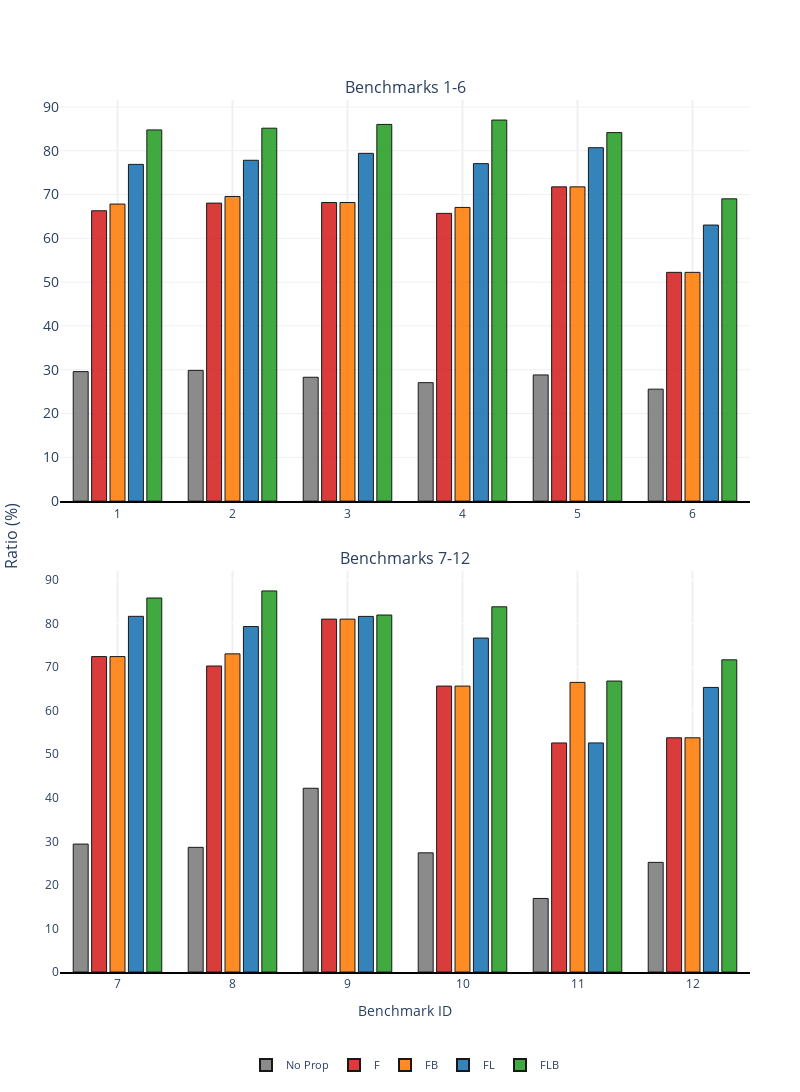
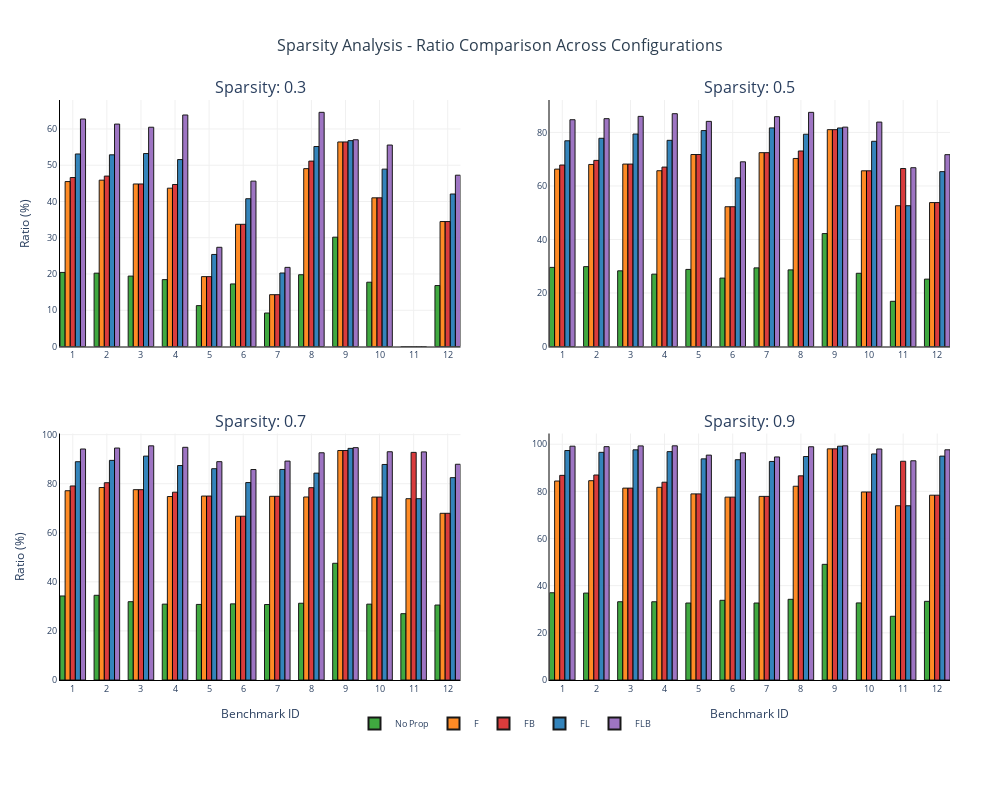

Notebook code for these charts, in order:
### Code cell
files = ["../analysis/einsum-data/12_30_10_prop.csv", 
         "../analysis/einsum-data/12_50_10_prop.csv", 
         "../analysis/einsum-data/12_70_10_prop.csv", 
         "../analysis/einsum-data/12_90_10_prop.csv"]

order_file = "../analysis/einsum-data/13.txt"

sparsity_data = {}
for i, (level, filepath) in enumerate(zip([0.3, 0.5, 0.7, 0.9], files)):    
    sparsity_data[level] = process_sparsity_file(filepath, level, order_file)

single_fig = create_plotly_bar_plot(sparsity_data[0.5], "0.5")
single_fig.show()
multi_fig = create_multi_sparsity_plot(sparsity_data)
multi_fig.show()

single_fig.write_image("sparsity_single.svg", height=800, width=600)
multi_fig.write_image("sparsity_multi.svg")

### Figure 1 — Plotly figure (JSON) as saved in the notebook; plotly's stock layout.template omitted (floating-point values rounded to 4 significant figures)
{"data": [{"customdata": ["lm_batch_likelihood_brackets_3_16d.txt", "lm_batch_likelihood_sentence_3_12d.txt", "str_nw_mera_open_26.txt", "lm_batch_likelihood_sentence_4_8d.txt", "str_nw_ftps_open_30.txt", "str_matrix_chain_multiplication_100.txt"], "hovertemplate": "Benchmark: %{customdata}<br>Config: No Prop<br>Ratio: %{y:.2f}%<br><extra></extra>", "marker": {"color": "#7f7f7f", "line": {"color": "black", "width": 1}}, "name": "No Prop", "opacity": 0.9, "showlegend": true, "type": "bar", "width": 0.13, "x": [0, 1, 2, 3, 4, 5, 6], "xaxis": "x", "y": [29.57, 29.85, 28.28, 27.05, 28.81, 25.56], "yaxis": "y"}, {"customdata": ["lm_batch_likelihood_brackets_3_16d.txt", "lm_batch_likelihood_sentence_3_12d.txt", "str_nw_mera_open_26.txt", "lm_batch_likelihood_sentence_4_8d.txt", "str_nw_ftps_open_30.txt", "str_matrix_chain_multiplication_100.txt"], "hovertemplate": "Benchmark: %{customdata}<br>Config: F<br>Ratio: %{y:.2f}%<br><extra></extra>", "marker": {"color": "#d62728", "line": {"color": "black", "width": 1}}, "name": "F", "opacity": 0.9, "showlegend": true, "type": "bar", "width": 0.13, "x": [0, 1, 2, 3, 4, 5, 6], "xaxis": "x", "y": [66.29, 68.04, 68.18, 65.69, 71.75, 52.23], "yaxis": "y"}, {"customdata": ["lm_batch_likelihood_brackets_3_16d.txt", "lm_batch_likelihood_sentence_3_12d.txt", "str_nw_mera_open_26.txt", "lm_batch_likelihood_sentence_4_8d.txt", "str_nw_ftps_open_30.txt", "str_matrix_chain_multiplication_100.txt"], "hovertemplate": "Benchmark: %{customdata}<br>Config: FB<br>Ratio: %{y:.2f}%<br><extra></extra>", "marker": {"color": "#ff7f0e", "line": {"color": "black", "width": 1}}, "name": "FB", "opacity": 0.9, "showlegend": true, "type": "bar", "width": 0.13, "x": [0, 1, 2, 3, 4, 5, 6], "xaxis": "x", "y": [67.82, 69.55, 68.18, 67.05, 71.75, 52.23], "yaxis": "y"}, {"customdata": ["lm_batch_likelihood_brackets_3_16d.txt", "lm_batch_likelihood_sentence_3_12d.txt", "str_nw_mera_open_26.txt", "lm_batch_likelihood_sentence_4_8d.txt", "str_nw_ftps_open_30.txt", "str_matrix_chain_multiplication_100.txt"], "hovertemplate": "Benchmark: %{customdata}<br>Config: FL<br>Ratio: %{y:.2f}%<br><extra></extra>", "marker": {"color": "#1f77b4", "line": {"color": "black", "width": 1}}, "name": "FL", "opacity": 0.9, "showlegend": true, "type": "bar", "width": 0.13, "x": [0, 1, 2, 3, 4, 5, 6], "xaxis": "x", "y": [76.88, 77.82, 79.4, 77.05, 80.69, 63.03], "yaxis": "y"}, {"customdata": ["lm_batch_likelihood_brackets_3_16d.txt", "lm_batch_likelihood_sentence_3_12d.txt", "str_nw_mera_open_26.txt", "lm_batch_likelihood_sentence_4_8d.txt", "str_nw_ftps_open_30.txt", "str_matrix_chain_multiplication_100.txt"], "hovertemplate": "Benchmark: %{customdata}<br>Config: FLB<br>Ratio: %{y:.2f}%<br><extra></extra>", "marker": {"color": "#2ca02c", "line": {"color": "black", "width": 1}}, "name": "FLB", "opacity": 0.9, "showlegend": true, "type": "bar", "width": 0.13, "x": [0, 1, 2, 3, 4, 5, 6], "xaxis": "x", "y": [84.75, 85.14, 86.01, 87.0, 84.13, 69.02], "yaxis": "y"}, {"customdata": ["str_nw_ftps_open_28.txt", "lm_batch_likelihood_sentence_4_4d.txt", "str_mps_varying_inner_product_200.txt", "str_nw_mera_closed_120.txt", "gm_queen5_5_3.wcsp.txt", "str_matrix_chain_multiplication_1000.txt"], "hovertemplate": "Benchmark: %{customdata}<br>Config: No Prop<br>Ratio: %{y:.2f}%<br><extra></extra>", "marker": {"color": "#7f7f7f", "line": {"color": "black", "width": 1}}, "name": "No Prop", "opacity": 0.9, "showlegend": false, "type": "bar", "width": 0.13, "x": [0, 1, 2, 3, 4, 5, 6], "xaxis": "x2", "y": [29.38, 28.63, 42.2, 27.37, 16.89, 25.18], "yaxis": "y2"}, {"customdata": ["str_nw_ftps_open_28.txt", "lm_batch_likelihood_sentence_4_4d.txt", "str_mps_varying_inner_product_200.txt", "str_nw_mera_closed_120.txt", "gm_queen5_5_3.wcsp.txt", "str_matrix_chain_multiplication_1000.txt"], "hovertemplate": "Benchmark: %{customdata}<br>Config: F<br>Ratio: %{y:.2f}%<br><extra></extra>", "marker": {"color": "#d62728", "line": {"color": "black", "width": 1}}, "name": "F", "opacity": 0.9, "showlegend": false, "type": "bar", "width": 0.13, "x": [0, 1, 2, 3, 4, 5, 6], "xaxis": "x2", "y": [72.44, 70.27, 81.04, 65.66, 52.6, 53.79], "yaxis": "y2"}, {"customdata": ["str_nw_ftps_open_28.txt", "lm_batch_likelihood_sentence_4_4d.txt", "str_mps_varying_inner_product_200.txt", "str_nw_mera_closed_120.txt", "gm_queen5_5_3.wcsp.txt", "str_matrix_chain_multiplication_1000.txt"], "hovertemplate": "Benchmark: %{customdata}<br>Config: FB<br>Ratio: %{y:.2f}%<br><extra></extra>", "marker": {"color": "#ff7f0e", "line": {"color": "black", "width": 1}}, "name": "FB", "opacity": 0.9, "showlegend": false, "type": "bar", "width": 0.13, "x": [0, 1, 2, 3, 4, 5, 6], "xaxis": "x2", "y": [72.44, 73.06, 81.04, 65.66, 66.51, 53.79], "yaxis": "y2"}, {"customdata": ["str_nw_ftps_open_28.txt", "lm_batch_likelihood_sentence_4_4d.txt", "str_mps_varying_inner_product_200.txt", "str_nw_mera_closed_120.txt", "gm_queen5_5_3.wcsp.txt", "str_matrix_chain_multiplication_1000.txt"], "hovertemplate": "Benchmark: %{customdata}<br>Config: FL<br>Ratio: %{y:.2f}%<br><extra></extra>", "marker": {"color": "#1f77b4", "line": {"color": "black", "width": 1}}, "name": "FL", "opacity": 0.9, "showlegend": false, "type": "bar", "width": 0.13, "x": [0, 1, 2, 3, 4, 5, 6], "xaxis": "x2", "y": [81.68, 79.33, 81.67, 76.69, 52.61, 65.35], "yaxis": "y2"}, {"customdata": ["str_nw_ftps_open_28.txt", "lm_batch_likelihood_sentence_4_4d.txt", "str_mps_varying_inner_product_200.txt", "str_nw_mera_closed_120.txt", "gm_queen5_5_3.wcsp.txt", "str_matrix_chain_multiplication_1000.txt"], "hovertemplate": "Benchmark: %{customdata}<br>Config: FLB<br>Ratio: %{y:.2f}%<br><extra></extra>", "marker": {"color": "#2ca02c", "line": {"color": "black", "width": 1}}, "name": "FLB", "opacity": 0.9, "showlegend": false, "type": "bar", "width": 0.13, "x": [0, 1, 2, 3, 4, 5, 6], "xaxis": "x2", "y": [85.89, 87.51, 81.98, 83.87, 66.82, 71.69], "yaxis": "y2"}], "layout": {"annotations": [{"font": {"size": 16}, "showarrow": false, "text": "Benchmarks 1-6", "x": 0.5, "xanchor": "center", "xref": "paper", "y": 1, "yanchor": "bottom", "yref": "paper"}, {"font": {"size": 16}, "showarrow": false, "text": "Benchmarks 7-12", "x": 0.5, "xanchor": "center", "xref": "paper", "y": 0.46, "yanchor": "bottom", "yref": "paper"}, {"font": {"size": 16}, "showarrow": false, "text": "Ratio (%)", "textangle": -90, "x": -0.09, "xref": "paper", "y": 0.5, "yref": "paper"}], "font": {"size": 12}, "height": 1200, "hovermode": "closest", "legend": {"font": {"size": 11}, "itemsizing": "constant", "orientation": "h", "x": 0.5, "xanchor": "center", "y": -0.09, "yanchor": "top"}, "margin": {"b": 120, "l": 60, "r": 50, "t": 100}, "paper_bgcolor": "white", "plot_bgcolor": "white", "width": 800, "xaxis": {"anchor": "y", "domain": [0, 1], "gridcolor": "#f0f0f0", "gridwidth": 2, "linecolor": "black", "linewidth": 2, "showgrid": true, "tickfont": {"size": 12}, "ticktext": ["1", "2", "3", "4", "5", "6"], "tickvals": [0, 1, 2, 3, 4, 5]}, "xaxis2": {"anchor": "y2", "domain": [0, 1], "gridcolor": "#f0f0f0", "gridwidth": 2, "linecolor": "black", "linewidth": 2, "showgrid": true, "tickfont": {"size": 12}, "ticktext": ["7", "8", "9", "10", "11", "12"], "tickvals": [0, 1, 2, 3, 4, 5], "title": {"text": "Benchmark ID"}}, "yaxis": {"anchor": "x", "domain": [0.54, 1], "gridcolor": "#f0f0f0", "gridwidth": 1, "linewidth": 0, "showgrid": true, "tickfont": {"size": 14}}, "yaxis2": {"anchor": "x2", "domain": [0, 0.46]}}}

### Figure 2 — Plotly figure (JSON) as saved in the notebook; plotly's stock layout.template omitted (floating-point values rounded to 4 significant figures)
{"data": [{"customdata": ["lm_batch_likelihood_brackets_3_16d.txt", "lm_batch_likelihood_sentence_3_12d.txt", "str_nw_mera_open_26.txt", "lm_batch_likelihood_sentence_4_8d.txt", "str_nw_ftps_open_30.txt", "str_matrix_chain_multiplication_100.txt", "str_nw_ftps_open_28.txt", "lm_batch_likelihood_sentence_4_4d.txt", "str_mps_varying_inner_product_200.txt", "str_nw_mera_closed_120.txt", "gm_queen5_5_3.wcsp.txt", "str_matrix_chain_multiplication_1000.txt"], "hovertemplate": "Benchmark: %{customdata}<br>Config: No Prop<br>Ratio: %{y:.2f}%<br><extra></extra>", "marker": {"color": "#2ca02c", "line": {"color": "black", "width": 1}}, "name": "No Prop", "opacity": 0.9, "showlegend": true, "type": "bar", "width": 0.15, "x": [-0.3, 0.7, 1.7, 2.7, 3.7, 4.7, 5.7, 6.7, 7.7, 8.7, 9.7, 10.7], "xaxis": "x", "y": [20.44, 20.23, 19.42, 18.45, 11.27, 17.25, 9.232, 19.8, 30.16, 17.73, 0, 16.81], "yaxis": "y"}, {"customdata": ["lm_batch_likelihood_brackets_3_16d.txt", "lm_batch_likelihood_sentence_3_12d.txt", "str_nw_mera_open_26.txt", "lm_batch_likelihood_sentence_4_8d.txt", "str_nw_ftps_open_30.txt", "str_matrix_chain_multiplication_100.txt", "str_nw_ftps_open_28.txt", "lm_batch_likelihood_sentence_4_4d.txt", "str_mps_varying_inner_product_200.txt", "str_nw_mera_closed_120.txt", "gm_queen5_5_3.wcsp.txt", "str_matrix_chain_multiplication_1000.txt"], "hovertemplate": "Benchmark: %{customdata}<br>Config: F<br>Ratio: %{y:.2f}%<br><extra></extra>", "marker": {"color": "#ff7f0e", "line": {"color": "black", "width": 1}}, "name": "F", "opacity": 0.9, "showlegend": true, "type": "bar", "width": 0.15, "x": [-0.15, 0.85, 1.85, 2.85, 3.85, 4.85, 5.85, 6.85, 7.85, 8.85, 9.85, 10.85], "xaxis": "x", "y": [45.49, 45.88, 44.83, 43.67, 19.27, 33.7, 14.29, 49.06, 56.42, 41.01, 0, 34.47], "yaxis": "y"}, {"customdata": ["lm_batch_likelihood_brackets_3_16d.txt", "lm_batch_likelihood_sentence_3_12d.txt", "str_nw_mera_open_26.txt", "lm_batch_likelihood_sentence_4_8d.txt", "str_nw_ftps_open_30.txt", "str_matrix_chain_multiplication_100.txt", "str_nw_ftps_open_28.txt", "lm_batch_likelihood_sentence_4_4d.txt", "str_mps_varying_inner_product_200.txt", "str_nw_mera_closed_120.txt", "gm_queen5_5_3.wcsp.txt", "str_matrix_chain_multiplication_1000.txt"], "hovertemplate": "Benchmark: %{customdata}<br>Config: FB<br>Ratio: %{y:.2f}%<br><extra></extra>", "marker": {"color": "#d62728", "line": {"color": "black", "width": 1}}, "name": "FB", "opacity": 0.9, "showlegend": true, "type": "bar", "width": 0.15, "x": [0, 1, 2, 3, 4, 5, 6, 7, 8, 9, 10, 11], "xaxis": "x", "y": [46.61, 47.01, 44.83, 44.68, 19.27, 33.7, 14.29, 51.14, 56.42, 41.01, 0, 34.47], "yaxis": "y"}, {"customdata": ["lm_batch_likelihood_brackets_3_16d.txt", "lm_batch_likelihood_sentence_3_12d.txt", "str_nw_mera_open_26.txt", "lm_batch_likelihood_sentence_4_8d.txt", "str_nw_ftps_open_30.txt", "str_matrix_chain_multiplication_100.txt", "str_nw_ftps_open_28.txt", "lm_batch_likelihood_sentence_4_4d.txt", "str_mps_varying_inner_product_200.txt", "str_nw_mera_closed_120.txt", "gm_queen5_5_3.wcsp.txt", "str_matrix_chain_multiplication_1000.txt"], "hovertemplate": "Benchmark: %{customdata}<br>Config: FL<br>Ratio: %{y:.2f}%<br><extra></extra>", "marker": {"color": "#1f77b4", "line": {"color": "black", "width": 1}}, "name": "FL", "opacity": 0.9, "showlegend": true, "type": "bar", "width": 0.15, "x": [0.15, 1.15, 2.15, 3.15, 4.15, 5.15, 6.15, 7.15, 8.15, 9.15, 10.15, 11.15], "xaxis": "x", "y": [53.1, 52.87, 53.22, 51.56, 25.39, 40.76, 20.27, 55.16, 56.78, 48.92, 0, 42.06], "yaxis": "y"}, {"customdata": ["lm_batch_likelihood_brackets_3_16d.txt", "lm_batch_likelihood_sentence_3_12d.txt", "str_nw_mera_open_26.txt", "lm_batch_likelihood_sentence_4_8d.txt", "str_nw_ftps_open_30.txt", "str_matrix_chain_multiplication_100.txt", "str_nw_ftps_open_28.txt", "lm_batch_likelihood_sentence_4_4d.txt", "str_mps_varying_inner_product_200.txt", "str_nw_mera_closed_120.txt", "gm_queen5_5_3.wcsp.txt", "str_matrix_chain_multiplication_1000.txt"], "hovertemplate": "Benchmark: %{customdata}<br>Config: FLB<br>Ratio: %{y:.2f}%<br><extra></extra>", "marker": {"color": "#9467bd", "line": {"color": "black", "width": 1}}, "name": "FLB", "opacity": 0.9, "showlegend": true, "type": "bar", "width": 0.15, "x": [0.3, 1.3, 2.3, 3.3, 4.3, 5.3, 6.3, 7.3, 8.3, 9.3, 10.3, 11.3], "xaxis": "x", "y": [62.74, 61.35, 60.48, 63.86, 27.36, 45.61, 21.83, 64.59, 57.02, 55.57, 0, 47.25], "yaxis": "y"}, {"customdata": ["lm_batch_likelihood_brackets_3_16d.txt", "lm_batch_likelihood_sentence_3_12d.txt", "str_nw_mera_open_26.txt", "lm_batch_likelihood_sentence_4_8d.txt", "str_nw_ftps_open_30.txt", "str_matrix_chain_multiplication_100.txt", "str_nw_ftps_open_28.txt", "lm_batch_likelihood_sentence_4_4d.txt", "str_mps_varying_inner_product_200.txt", "str_nw_mera_closed_120.txt", "gm_queen5_5_3.wcsp.txt", "str_matrix_chain_multiplication_1000.txt"], "hovertemplate": "Benchmark: %{customdata}<br>Config: No Prop<br>Ratio: %{y:.2f}%<br><extra></extra>", "marker": {"color": "#2ca02c", "line": {"color": "black", "width": 1}}, "name": "No Prop", "opacity": 0.9, "showlegend": false, "type": "bar", "width": 0.15, "x": [-0.3, 0.7, 1.7, 2.7, 3.7, 4.7, 5.7, 6.7, 7.7, 8.7, 9.7, 10.7], "xaxis": "x2", "y": [29.57, 29.85, 28.28, 27.05, 28.81, 25.56, 29.38, 28.63, 42.2, 27.37, 16.89, 25.18], "yaxis": "y2"}, {"customdata": ["lm_batch_likelihood_brackets_3_16d.txt", "lm_batch_likelihood_sentence_3_12d.txt", "str_nw_mera_open_26.txt", "lm_batch_likelihood_sentence_4_8d.txt", "str_nw_ftps_open_30.txt", "str_matrix_chain_multiplication_100.txt", "str_nw_ftps_open_28.txt", "lm_batch_likelihood_sentence_4_4d.txt", "str_mps_varying_inner_product_200.txt", "str_nw_mera_closed_120.txt", "gm_queen5_5_3.wcsp.txt", "str_matrix_chain_multiplication_1000.txt"], "hovertemplate": "Benchmark: %{customdata}<br>Config: F<br>Ratio: %{y:.2f}%<br><extra></extra>", "marker": {"color": "#ff7f0e", "line": {"color": "black", "width": 1}}, "name": "F", "opacity": 0.9, "showlegend": false, "type": "bar", "width": 0.15, "x": [-0.15, 0.85, 1.85, 2.85, 3.85, 4.85, 5.85, 6.85, 7.85, 8.85, 9.85, 10.85], "xaxis": "x2", "y": [66.29, 68.04, 68.18, 65.69, 71.75, 52.23, 72.44, 70.27, 81.04, 65.66, 52.6, 53.79], "yaxis": "y2"}, {"customdata": ["lm_batch_likelihood_brackets_3_16d.txt", "lm_batch_likelihood_sentence_3_12d.txt", "str_nw_mera_open_26.txt", "lm_batch_likelihood_sentence_4_8d.txt", "str_nw_ftps_open_30.txt", "str_matrix_chain_multiplication_100.txt", "str_nw_ftps_open_28.txt", "lm_batch_likelihood_sentence_4_4d.txt", "str_mps_varying_inner_product_200.txt", "str_nw_mera_closed_120.txt", "gm_queen5_5_3.wcsp.txt", "str_matrix_chain_multiplication_1000.txt"], "hovertemplate": "Benchmark: %{customdata}<br>Config: FB<br>Ratio: %{y:.2f}%<br><extra></extra>", "marker": {"color": "#d62728", "line": {"color": "black", "width": 1}}, "name": "FB", "opacity": 0.9, "showlegend": false, "type": "bar", "width": 0.15, "x": [0, 1, 2, 3, 4, 5, 6, 7, 8, 9, 10, 11], "xaxis": "x2", "y": [67.82, 69.55, 68.18, 67.05, 71.75, 52.23, 72.44, 73.06, 81.04, 65.66, 66.51, 53.79], "yaxis": "y2"}, {"customdata": ["lm_batch_likelihood_brackets_3_16d.txt", "lm_batch_likelihood_sentence_3_12d.txt", "str_nw_mera_open_26.txt", "lm_batch_likelihood_sentence_4_8d.txt", "str_nw_ftps_open_30.txt", "str_matrix_chain_multiplication_100.txt", "str_nw_ftps_open_28.txt", "lm_batch_likelihood_sentence_4_4d.txt", "str_mps_varying_inner_product_200.txt", "str_nw_mera_closed_120.txt", "gm_queen5_5_3.wcsp.txt", "str_matrix_chain_multiplication_1000.txt"], "hovertemplate": "Benchmark: %{customdata}<br>Config: FL<br>Ratio: %{y:.2f}%<br><extra></extra>", "marker": {"color": "#1f77b4", "line": {"color": "black", "width": 1}}, "name": "FL", "opacity": 0.9, "showlegend": false, "type": "bar", "width": 0.15, "x": [0.15, 1.15, 2.15, 3.15, 4.15, 5.15, 6.15, 7.15, 8.15, 9.15, 10.15, 11.15], "xaxis": "x2", "y": [76.88, 77.82, 79.4, 77.05, 80.69, 63.03, 81.68, 79.33, 81.67, 76.69, 52.61, 65.35], "yaxis": "y2"}, {"customdata": ["lm_batch_likelihood_brackets_3_16d.txt", "lm_batch_likelihood_sentence_3_12d.txt", "str_nw_mera_open_26.txt", "lm_batch_likelihood_sentence_4_8d.txt", "str_nw_ftps_open_30.txt", "str_matrix_chain_multiplication_100.txt", "str_nw_ftps_open_28.txt", "lm_batch_likelihood_sentence_4_4d.txt", "str_mps_varying_inner_product_200.txt", "str_nw_mera_closed_120.txt", "gm_queen5_5_3.wcsp.txt", "str_matrix_chain_multiplication_1000.txt"], "hovertemplate": "Benchmark: %{customdata}<br>Config: FLB<br>Ratio: %{y:.2f}%<br><extra></extra>", "marker": {"color": "#9467bd", "line": {"color": "black", "width": 1}}, "name": "FLB", "opacity": 0.9, "showlegend": false, "type": "bar", "width": 0.15, "x": [0.3, 1.3, 2.3, 3.3, 4.3, 5.3, 6.3, 7.3, 8.3, 9.3, 10.3, 11.3], "xaxis": "x2", "y": [84.75, 85.14, 86.01, 87.0, 84.13, 69.02, 85.89, 87.51, 81.98, 83.87, 66.82, 71.69], "yaxis": "y2"}, {"customdata": ["lm_batch_likelihood_brackets_3_16d.txt", "lm_batch_likelihood_sentence_3_12d.txt", "str_nw_mera_open_26.txt", "lm_batch_likelihood_sentence_4_8d.txt", "str_nw_ftps_open_30.txt", "str_matrix_chain_multiplication_100.txt", "str_nw_ftps_open_28.txt", "lm_batch_likelihood_sentence_4_4d.txt", "str_mps_varying_inner_product_200.txt", "str_nw_mera_closed_120.txt", "gm_queen5_5_3.wcsp.txt", "str_matrix_chain_multiplication_1000.txt"], "hovertemplate": "Benchmark: %{customdata}<br>Config: No Prop<br>Ratio: %{y:.2f}%<br><extra></extra>", "marker": {"color": "#2ca02c", "line": {"color": "black", "width": 1}}, "name": "No Prop", "opacity": 0.9, "showlegend": false, "type": "bar", "width": 0.15, "x": [-0.3, 0.7, 1.7, 2.7, 3.7, 4.7, 5.7, 6.7, 7.7, 8.7, 9.7, 10.7], "xaxis": "x3", "y": [34.24, 34.52, 31.91, 30.92, 30.81, 31.03, 30.77, 31.28, 47.57, 30.91, 27.03, 30.55], "yaxis": "y3"}, {"customdata": ["lm_batch_likelihood_brackets_3_16d.txt", "lm_batch_likelihood_sentence_3_12d.txt", "str_nw_mera_open_26.txt", "lm_batch_likelihood_sentence_4_8d.txt", "str_nw_ftps_open_30.txt", "str_matrix_chain_multiplication_100.txt", "str_nw_ftps_open_28.txt", "lm_batch_likelihood_sentence_4_4d.txt", "str_mps_varying_inner_product_200.txt", "str_nw_mera_closed_120.txt", "gm_queen5_5_3.wcsp.txt", "str_matrix_chain_multiplication_1000.txt"], "hovertemplate": "Benchmark: %{customdata}<br>Config: F<br>Ratio: %{y:.2f}%<br><extra></extra>", "marker": {"color": "#ff7f0e", "line": {"color": "black", "width": 1}}, "name": "F", "opacity": 0.9, "showlegend": false, "type": "bar", "width": 0.15, "x": [-0.15, 0.85, 1.85, 2.85, 3.85, 4.85, 5.85, 6.85, 7.85, 8.85, 9.85, 10.85], "xaxis": "x3", "y": [77.14, 78.46, 77.58, 74.78, 74.97, 66.75, 74.87, 74.59, 93.54, 74.56, 73.89, 67.94], "yaxis": "y3"}, {"customdata": ["lm_batch_likelihood_brackets_3_16d.txt", "lm_batch_likelihood_sentence_3_12d.txt", "str_nw_mera_open_26.txt", "lm_batch_likelihood_sentence_4_8d.txt", "str_nw_ftps_open_30.txt", "str_matrix_chain_multiplication_100.txt", "str_nw_ftps_open_28.txt", "lm_batch_likelihood_sentence_4_4d.txt", "str_mps_varying_inner_product_200.txt", "str_nw_mera_closed_120.txt", "gm_queen5_5_3.wcsp.txt", "str_matrix_chain_multiplication_1000.txt"], "hovertemplate": "Benchmark: %{customdata}<br>Config: FB<br>Ratio: %{y:.2f}%<br><extra></extra>", "marker": {"color": "#d62728", "line": {"color": "black", "width": 1}}, "name": "FB", "opacity": 0.9, "showlegend": false, "type": "bar", "width": 0.15, "x": [0, 1, 2, 3, 4, 5, 6, 7, 8, 9, 10, 11], "xaxis": "x3", "y": [79.09, 80.4, 77.58, 76.54, 74.97, 66.75, 74.87, 78.38, 93.54, 74.56, 92.77, 67.94], "yaxis": "y3"}, {"customdata": ["lm_batch_likelihood_brackets_3_16d.txt", "lm_batch_likelihood_sentence_3_12d.txt", "str_nw_mera_open_26.txt", "lm_batch_likelihood_sentence_4_8d.txt", "str_nw_ftps_open_30.txt", "str_matrix_chain_multiplication_100.txt", "str_nw_ftps_open_28.txt", "lm_batch_likelihood_sentence_4_4d.txt", "str_mps_varying_inner_product_200.txt", "str_nw_mera_closed_120.txt", "gm_queen5_5_3.wcsp.txt", "str_matrix_chain_multiplication_1000.txt"], "hovertemplate": "Benchmark: %{customdata}<br>Config: FL<br>Ratio: %{y:.2f}%<br><extra></extra>", "marker": {"color": "#1f77b4", "line": {"color": "black", "width": 1}}, "name": "FL", "opacity": 0.9, "showlegend": false, "type": "bar", "width": 0.15, "x": [0.15, 1.15, 2.15, 3.15, 4.15, 5.15, 6.15, 7.15, 8.15, 9.15, 10.15, 11.15], "xaxis": "x3", "y": [88.97, 89.52, 91.25, 87.41, 86.12, 80.47, 85.81, 84.32, 94.41, 87.85, 73.89, 82.47], "yaxis": "y3"}, {"customdata": ["lm_batch_likelihood_brackets_3_16d.txt", "lm_batch_likelihood_sentence_3_12d.txt", "str_nw_mera_open_26.txt", "lm_batch_likelihood_sentence_4_8d.txt", "str_nw_ftps_open_30.txt", "str_matrix_chain_multiplication_100.txt", "str_nw_ftps_open_28.txt", "lm_batch_likelihood_sentence_4_4d.txt", "str_mps_varying_inner_product_200.txt", "str_nw_mera_closed_120.txt", "gm_queen5_5_3.wcsp.txt", "str_matrix_chain_multiplication_1000.txt"], "hovertemplate": "Benchmark: %{customdata}<br>Config: FLB<br>Ratio: %{y:.2f}%<br><extra></extra>", "marker": {"color": "#9467bd", "line": {"color": "black", "width": 1}}, "name": "FLB", "opacity": 0.9, "showlegend": false, "type": "bar", "width": 0.15, "x": [0.3, 1.3, 2.3, 3.3, 4.3, 5.3, 6.3, 7.3, 8.3, 9.3, 10.3, 11.3], "xaxis": "x3", "y": [94.15, 94.54, 95.44, 94.84, 88.98, 85.78, 89.22, 92.61, 94.7, 93.03, 92.97, 87.93], "yaxis": "y3"}, {"customdata": ["lm_batch_likelihood_brackets_3_16d.txt", "lm_batch_likelihood_sentence_3_12d.txt", "str_nw_mera_open_26.txt", "lm_batch_likelihood_sentence_4_8d.txt", "str_nw_ftps_open_30.txt", "str_matrix_chain_multiplication_100.txt", "str_nw_ftps_open_28.txt", "lm_batch_likelihood_sentence_4_4d.txt", "str_mps_varying_inner_product_200.txt", "str_nw_mera_closed_120.txt", "gm_queen5_5_3.wcsp.txt", "str_matrix_chain_multiplication_1000.txt"], "hovertemplate": "Benchmark: %{customdata}<br>Config: No Prop<br>Ratio: %{y:.2f}%<br><extra></extra>", "marker": {"color": "#2ca02c", "line": {"color": "black", "width": 1}}, "name": "No Prop", "opacity": 0.9, "showlegend": false, "type": "bar", "width": 0.15, "x": [-0.3, 0.7, 1.7, 2.7, 3.7, 4.7, 5.7, 6.7, 7.7, 8.7, 9.7, 10.7], "xaxis": "x4", "y": [37.0, 36.86, 33.19, 33.19, 32.65, 33.8, 32.65, 34.22, 49.06, 32.69, 27.03, 33.37], "yaxis": "y4"}, {"customdata": ["lm_batch_likelihood_brackets_3_16d.txt", "lm_batch_likelihood_sentence_3_12d.txt", "str_nw_mera_open_26.txt", "lm_batch_likelihood_sentence_4_8d.txt", "str_nw_ftps_open_30.txt", "str_matrix_chain_multiplication_100.txt", "str_nw_ftps_open_28.txt", "lm_batch_likelihood_sentence_4_4d.txt", "str_mps_varying_inner_product_200.txt", "str_nw_mera_closed_120.txt", "gm_queen5_5_3.wcsp.txt", "str_matrix_chain_multiplication_1000.txt"], "hovertemplate": "Benchmark: %{customdata}<br>Config: F<br>Ratio: %{y:.2f}%<br><extra></extra>", "marker": {"color": "#ff7f0e", "line": {"color": "black", "width": 1}}, "name": "F", "opacity": 0.9, "showlegend": false, "type": "bar", "width": 0.15, "x": [-0.15, 0.85, 1.85, 2.85, 3.85, 4.85, 5.85, 6.85, 7.85, 8.85, 9.85, 10.85], "xaxis": "x4", "y": [84.39, 84.52, 81.38, 81.72, 78.93, 77.55, 77.88, 82.17, 98.03, 79.74, 73.89, 78.37], "yaxis": "y4"}, {"customdata": ["lm_batch_likelihood_brackets_3_16d.txt", "lm_batch_likelihood_sentence_3_12d.txt", "str_nw_mera_open_26.txt", "lm_batch_likelihood_sentence_4_8d.txt", "str_nw_ftps_open_30.txt", "str_matrix_chain_multiplication_100.txt", "str_nw_ftps_open_28.txt", "lm_batch_likelihood_sentence_4_4d.txt", "str_mps_varying_inner_product_200.txt", "str_nw_mera_closed_120.txt", "gm_queen5_5_3.wcsp.txt", "str_matrix_chain_multiplication_1000.txt"], "hovertemplate": "Benchmark: %{customdata}<br>Config: FB<br>Ratio: %{y:.2f}%<br><extra></extra>", "marker": {"color": "#d62728", "line": {"color": "black", "width": 1}}, "name": "FB", "opacity": 0.9, "showlegend": false, "type": "bar", "width": 0.15, "x": [0, 1, 2, 3, 4, 5, 6, 7, 8, 9, 10, 11], "xaxis": "x4", "y": [86.79, 86.94, 81.38, 83.88, 78.93, 77.55, 77.88, 86.59, 98.03, 79.74, 92.77, 78.37], "yaxis": "y4"}, {"customdata": ["lm_batch_likelihood_brackets_3_16d.txt", "lm_batch_likelihood_sentence_3_12d.txt", "str_nw_mera_open_26.txt", "lm_batch_likelihood_sentence_4_8d.txt", "str_nw_ftps_open_30.txt", "str_matrix_chain_multiplication_100.txt", "str_nw_ftps_open_28.txt", "lm_batch_likelihood_sentence_4_4d.txt", "str_mps_varying_inner_product_200.txt", "str_nw_mera_closed_120.txt", "gm_queen5_5_3.wcsp.txt", "str_matrix_chain_multiplication_1000.txt"], "hovertemplate": "Benchmark: %{customdata}<br>Config: FL<br>Ratio: %{y:.2f}%<br><extra></extra>", "marker": {"color": "#1f77b4", "line": {"color": "black", "width": 1}}, "name": "FL", "opacity": 0.9, "showlegend": false, "type": "bar", "width": 0.15, "x": [0.15, 1.15, 2.15, 3.15, 4.15, 5.15, 6.15, 7.15, 8.15, 9.15, 10.15, 11.15], "xaxis": "x4", "y": [97.32, 96.55, 97.62, 96.85, 93.78, 93.43, 92.69, 94.78, 99.16, 95.87, 73.89, 94.95], "yaxis": "y4"}, {"customdata": ["lm_batch_likelihood_brackets_3_16d.txt", "lm_batch_likelihood_sentence_3_12d.txt", "str_nw_mera_open_26.txt", "lm_batch_likelihood_sentence_4_8d.txt", "str_nw_ftps_open_30.txt", "str_matrix_chain_multiplication_100.txt", "str_nw_ftps_open_28.txt", "lm_batch_likelihood_sentence_4_4d.txt", "str_mps_varying_inner_product_200.txt", "str_nw_mera_closed_120.txt", "gm_queen5_5_3.wcsp.txt", "str_matrix_chain_multiplication_1000.txt"], "hovertemplate": "Benchmark: %{customdata}<br>Config: FLB<br>Ratio: %{y:.2f}%<br><extra></extra>", "marker": {"color": "#9467bd", "line": {"color": "black", "width": 1}}, "name": "FLB", "opacity": 0.9, "showlegend": false, "type": "bar", "width": 0.15, "x": [0.3, 1.3, 2.3, 3.3, 4.3, 5.3, 6.3, 7.3, 8.3, 9.3, 10.3, 11.3], "xaxis": "x4", "y": [99.16, 98.96, 99.29, 99.31, 95.37, 96.34, 94.6, 98.92, 99.31, 97.96, 92.97, 97.62], "yaxis": "y4"}], "layout": {"annotations": [{"font": {"size": 16}, "showarrow": false, "text": "Sparsity: 0.3", "x": 0.225, "xanchor": "center", "xref": "paper", "y": 1, "yanchor": "bottom", "yref": "paper"}, {"font": {"size": 16}, "showarrow": false, "text": "Sparsity: 0.5", "x": 0.775, "xanchor": "center", "xref": "paper", "y": 1, "yanchor": "bottom", "yref": "paper"}, {"font": {"size": 16}, "showarrow": false, "text": "Sparsity: 0.7", "x": 0.225, "xanchor": "center", "xref": "paper", "y": 0.425, "yanchor": "bottom", "yref": "paper"}, {"font": {"size": 16}, "showarrow": false, "text": "Sparsity: 0.9", "x": 0.775, "xanchor": "center", "xref": "paper", "y": 0.425, "yanchor": "bottom", "yref": "paper"}], "font": {"size": 10}, "height": 800, "hovermode": "closest", "legend": {"font": {"size": 9}, "itemsizing": "constant", "orientation": "h", "x": 0.5, "xanchor": "center", "y": -0.05, "yanchor": "top"}, "margin": {"b": 120, "l": 60, "r": 50, "t": 100}, "paper_bgcolor": "white", "plot_bgcolor": "white", "title": {"font": {"color": "#2c3e50", "size": 16}, "text": "Sparsity Analysis - Ratio Comparison Across Configurations", "x": 0.5, "xanchor": "center", "y": 0.95}, "width": 1000, "xaxis": {"anchor": "y", "domain": [0, 0.45], "gridcolor": "#f0f0f0", "gridwidth": 1, "linecolor": "black", "linewidth": 1, "showgrid": true, "tickfont": {"size": 9}, "ticktext": ["1", "2", "3", "4", "5", "6", "7", "8", "9", "10", "11", "12"], "tickvals": [0, 1, 2, 3, 4, 5, 6, 7, 8, 9, 10, 11], "title": {"text": ""}}, "xaxis2": {"anchor": "y2", "domain": [0.55, 1], "gridcolor": "#f0f0f0", "gridwidth": 1, "linecolor": "black", "linewidth": 1, "showgrid": true, "tickfont": {"size": 9}, "ticktext": ["1", "2", "3", "4", "5", "6", "7", "8", "9", "10", "11", "12"], "tickvals": [0, 1, 2, 3, 4, 5, 6, 7, 8, 9, 10, 11], "title": {"text": ""}}, "xaxis3": {"anchor": "y3", "domain": [0, 0.45], "gridcolor": "#f0f0f0", "gridwidth": 1, "linecolor": "black", "linewidth": 1, "showgrid": true, "tickfont": {"size": 9}, "ticktext": ["1", "2", "3", "4", "5", "6", "7", "8", "9", "10", "11", "12"], "tickvals": [0, 1, 2, 3, 4, 5, 6, 7, 8, 9, 10, 11], "title": {"text": "Benchmark ID"}}, "xaxis4": {"anchor": "y4", "domain": [0.55, 1], "gridcolor": "#f0f0f0", "gridwidth": 1, "linecolor": "black", "linewidth": 1, "showgrid": true, "tickfont": {"size": 9}, "ticktext": ["1", "2", "3", "4", "5", "6", "7", "8", "9", "10", "11", "12"], "tickvals": [0, 1, 2, 3, 4, 5, 6, 7, 8, 9, 10, 11], "title": {"text": "Benchmark ID"}}, "yaxis": {"anchor": "x", "domain": [0.575, 1], "gridcolor": "#f0f0f0", "gridwidth": 1, "linecolor": "black", "linewidth": 1, "showgrid": true, "tickfont": {"size": 9}, "title": {"text": "Ratio (%)"}}, "yaxis2": {"anchor": "x2", "domain": [0.575, 1], "gridcolor": "#f0f0f0", "gridwidth": 1, "linecolor": "black", "linewidth": 1, "showgrid": true, "tickfont": {"size": 9}, "title": {"text": ""}}, "yaxis3": {"anchor": "x3", "domain": [0, 0.425], "gridcolor": "#f0f0f0", "gridwidth": 1, "linecolor": "black", "linewidth": 1, "showgrid": true, "tickfont": {"size": 9}, "title": {"text": "Ratio (%)"}}, "yaxis4": {"anchor": "x4", "domain": [0, 0.425], "gridcolor": "#f0f0f0", "gridwidth": 1, "linecolor": "black", "linewidth": 1, "showgrid": true, "tickfont": {"size": 9}, "title": {"text": ""}}}}
